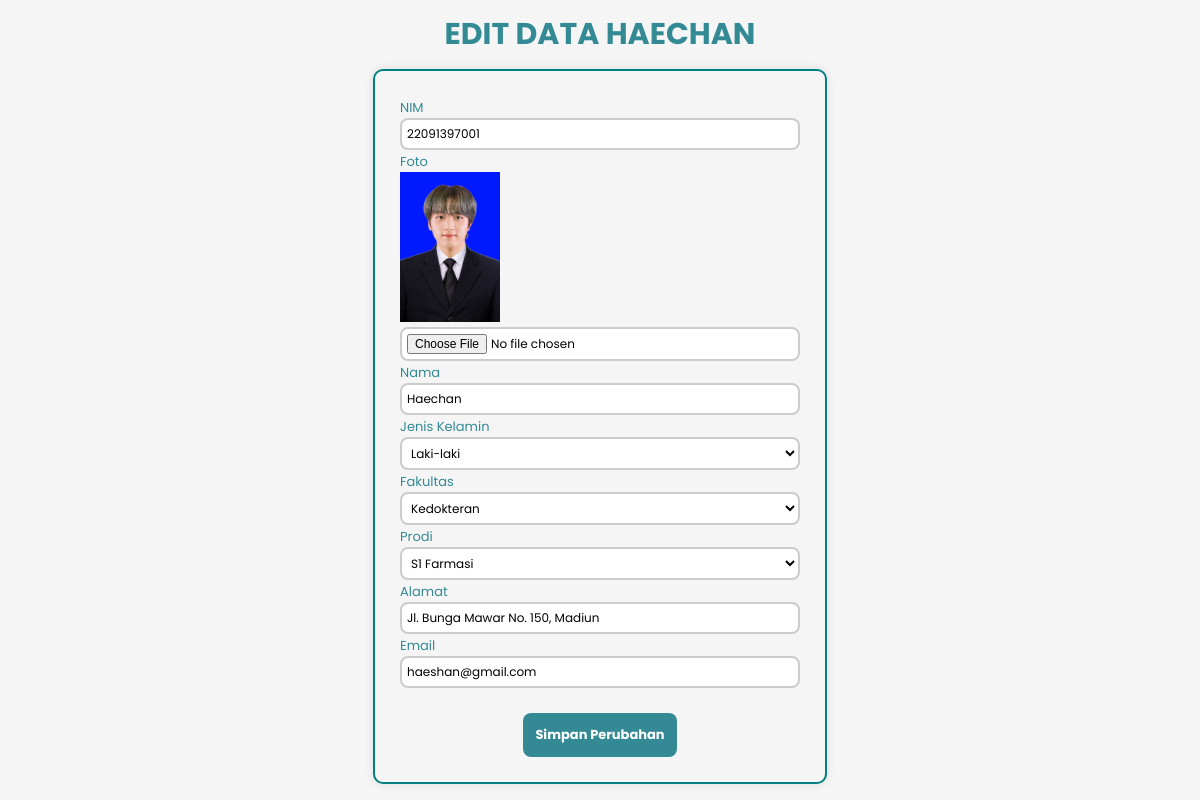
The page /edit_data.php?id=22091397001 on the database its author committed.
### tables this page shows
CREATE TABLE `tbmahasiswa` (
  `nim` varchar(13) NOT NULL,
  `foto` varchar(255) DEFAULT NULL,
  `nama` varchar(255) NOT NULL,
  `jenis_kelamin` varchar(10) NOT NULL,
  `fakultas` varchar(255) NOT NULL,
  `prodi` varchar(255) NOT NULL,
  `alamat` varchar(255) NOT NULL,
  `email` varchar(255) NOT NULL
);

### edit_data.php (the view, shortened to what this page needs)
<?php include 'koneksi.php';
  if (isset($_GET['id'])) {
    $nim = ($_GET["id"]);
    $query = "SELECT * FROM tbmahasiswa WHERE nim='$nim'";
    $result = mysqli_query($koneksi, $query);
    $data = mysqli_fetch_assoc($result);
  } else {
    echo "<script>alert('Masukkan data .');window.location='index.php';</script>";
  }
  ?>
<!DOCTYPE html>
<html lang="en">
<head>
</head>
<body>
    <center><h1>Edit Data <?php echo $data['nama']; ?></h1></center>
    <form method="POST" action="proses_edit.php" enctype="multipart/form-data">
    <section class="base">
        <div>
            <label>NIM</label>
            <input type="text" name="nim" required="" value="<?php echo $data['nim']; ?>"/>
        </div>
        <div>
            <label>Foto</label>
            <img src="gambar/<?php echo $data['foto']; ?>" style="width: 100px; float: left; margin-bottom: 5px;">
            <input type="file" name="foto"/>
        </div>
        <div>
            <label>Nama</label>
            <input type="text" name="nama" autofocus="" required="" value="<?php echo $data['nama']; ?>" />
        </div>
        <div>
            <label>Jenis Kelamin</label>
            <select name="jenis_kelamin" class="form-control">
            <option value="Laki-laki" <?php if($data['jenis_kelamin'] == 'Laki-laki') echo 'selected="selected"'; ?>>Laki-laki</option>
            </select>
        </div>
        <div>
    <label>Fakultas</label>
    <select name="fakultas" class="form-control" onchange="showProdi(this)" value="<?php echo $data['fakultas']; ?>">
        <option value="Kedokteran" <?php if($data['fakultas'] == 'Kedokteran') echo 'selected="selected"'; ?>>Kedokteran</option>
    </select>
</div>
<div>
    <label>Prodi</label>
    <select name="prodi" class="form-control" id="prodi">
    </select>
</div>
        <div>
            <label>Alamat</label>
            <input type="text" name="alamat"  required="" value="<?php echo $data['alamat']; ?>"/>
        </div>
        <div>
            <label>Email</label>
            <input type="text" name="email"  required="" value="<?php echo $data['email']; ?>" />
        </div>
        <div>
            <br>
            <button type="submit">Simpan Perubahan</button>
        </div>
    </section>
    </form>
</body>
</html>

### edit_data.php (style rules this page uses)
* { font-family: 'Poppins', sans-serif; background-color: #f5f5f5; }
h1 { text-transform: uppercase; color: #338a94; font-size: 30px; margin: 1%; }
.base { width: 400px; height: fit-content; padding: 25px; margin: 10px auto; background-color: #f5f5f5; border-radius: 10px; box-shadow: 0 0 10px rgba(0, 0, 0, 0.1); border: 2px solid #008080; text-align: center; }
label { margin-top: 2px; display: block; color: #338a94; font-size: 13px; text-align: left; }
select, input { padding: 5px; width: 100%; box-sizing: border-box; background-color: #fff; border: 2px solid #ccc; outline-color: #338a94; border-radius: 8px; font-size: 12px; }
button { background-color: #338a94; color: #fff; padding: 12px; font-size: 13px; border: 0; border-radius: 8px; cursor: pointer; font-weight: bold; }

### rows shown on the page
tbmahasiswa: nama "HAECHAN", nim "22091397001", foto (picture), nama "Haechan", jenis_kelamin "Laki-laki", fakultas "Kedokteran", alamat "Jl. Bunga Mawar No. 150, Madiun", email "haeshan@gmail.com"
